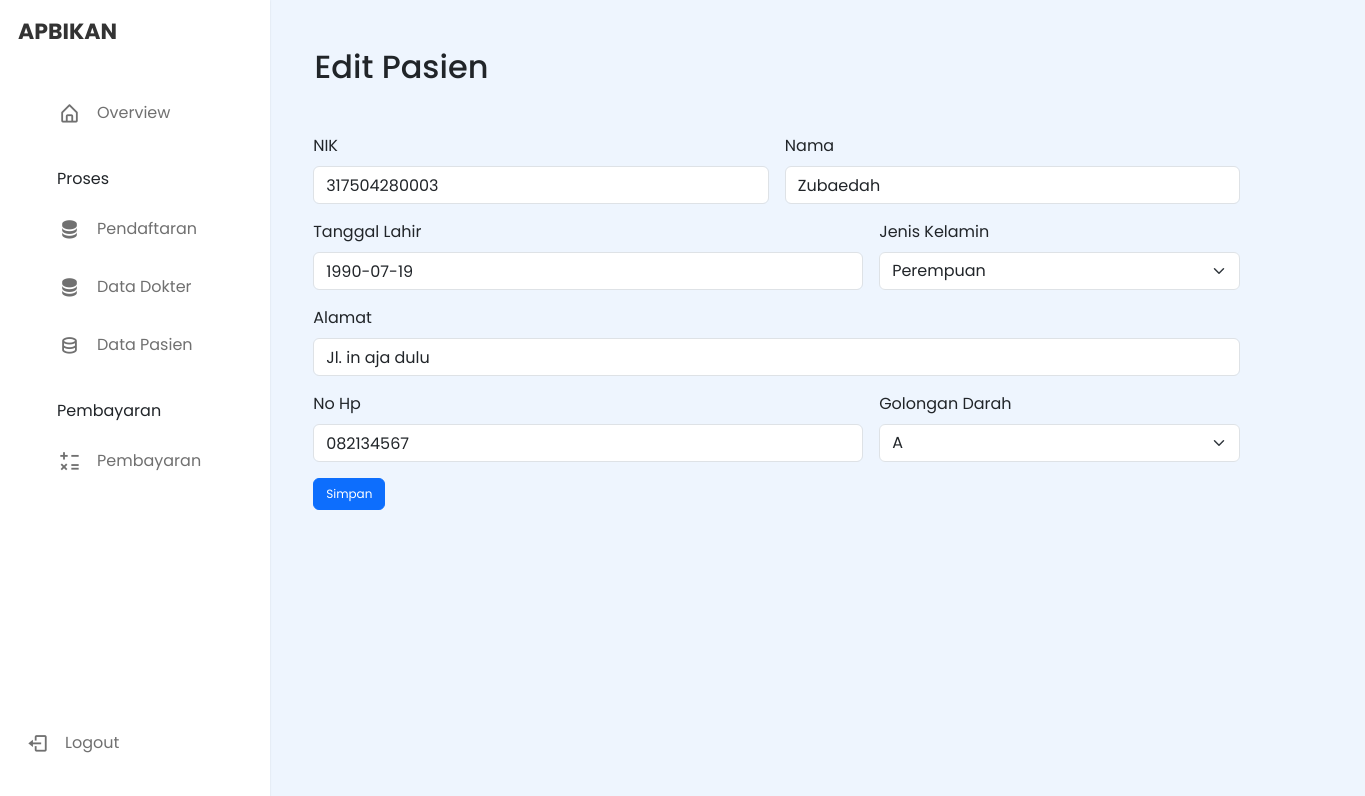
Screenshot of /pasien-edit.php?id=282b823426 with the database file from the repository.
### tables this page shows
CREATE TABLE `pasien` (
  `ID_PASIEN` varchar(255) NOT NULL,
  `NIK` varchar(255) NOT NULL,
  `Nama` varchar(255) NOT NULL,
  `Tanggal_Lahir` varchar(255) NOT NULL,
  `Alamat` varchar(255) NOT NULL,
  `Jenis_Kelamin` varchar(255) NOT NULL,
  `No_HP` varchar(255) NOT NULL,
  `Gol_Darah` varchar(255) NOT NULL
);

### pasien-edit.php (the view, shortened to what this page needs)
<?php
    require "component/head.php";
    require "component/navbar.php";
    require "include/conn.php";
    $id = $_GET['id'];
    $sql = "SELECT * FROM pasien WHERE ID_PASIEN = '$id' ";
    $result = $conn->query($sql);
    $row = $result->fetch_assoc();
?>
<div class="container">
    <div class="row">
        <div class="col-sm-8 offset-sm-2 mt-5">
        <h2>Edit Pasien</h2>
        </div>
    </div>
    <form class="row g-3 mt-4" action="Pasien-edit-act.php" method="post">
  <div class="col-md-5 offset-sm-2">
    <label for="inputEmail4" class="form-label">NIK</label>
    <input type="text" class="form-control" id="inputEmail4" name="nik" value="<?=$row['NIK'];?>">
  </div>
  <div class="col-md-5">
    <label for="inputPassword4" class="form-label">Nama</label>
    <input type="text" class="form-control" id="inputPassword4" name="nama" value="<?=$row['Nama'];?>" >
  </div>
  <div class="col-6 offset-sm-2">
    <label for="inputAddress" class="form-label">Tanggal Lahir</label>
    <input type="text" class="form-control datepicker" id="tanggal" name="tanggal" value="<?=$row['Tanggal_Lahir'];?>">
  </div>
  <div class="col-md-4">
    <label for="inputState" class="form-label">Jenis Kelamin</label>
    <select id="inputState" class="form-select" name="jenkel" value="<?=$row['Jenis_Kelamin'];?>">
      <option selected>Perempuan</option>
    </select>
  </div>
  <div class="col-10 offset-sm-2">
    <label for="inputAddress2" class="form-label">Alamat</label>
    <input type="textarea" class="form-control" id="inputAddress2" name="alamat" value="<?=$row['Alamat'];?>">
  </div>
  <div class="col-md-6 offset-sm-2">
    <label for="inputCity" class="form-label">No Hp</label>
    <input type="text" class="form-control" id="inputCity" name="nohp" value="<?=$row['No_HP'];?>">
  </div>
  <div class="col-md-4">
    <label for="inputState" class="form-label">Golongan Darah</label>
    <select id="inputState" class="form-select" name="gol" value="<?=$row['Gol_Darah'];?>">
      <option selected>A</option>
    </select>
  </div>
  <div class="col-12 offset-sm-2">
    <button type="submit" class="btn btn-primary">Simpan</button>
  </div>
</form>
</div>

### asset/css/style.css (style rules this page uses)
* { margin: 0; padding: 0; box-sizing: border-box; font-family: "Poppins", sans-serif; }
body { min-height: 100vh; background: #eef5fe; }

### asset/css/tabel.css (style rules this page uses)
.btn { font-size: 12px; }

### rows the page displays
pasien: nik "317504280003", nama "Zubaedah", tanggal "1990-07-19", jenkel "Perempuan", alamat "Jl. in aja dulu", nohp "082134567", gol "A"
